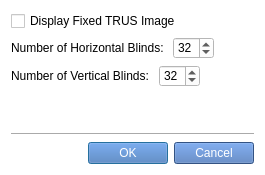
<?xml version="1.0" encoding="UTF-8"?>
<ui version="4.0">
 <class>ProstaFuseResultsOptions</class>
 <widget class="QDialog" name="ProstaFuseResultsOptions">
  <property name="geometry">
   <rect>
    <x>0</x>
    <y>0</y>
    <width>360</width>
    <height>175</height>
   </rect>
  </property>
  <property name="sizePolicy">
   <sizepolicy hsizetype="Fixed" vsizetype="Fixed">
    <horstretch>0</horstretch>
    <verstretch>0</verstretch>
   </sizepolicy>
  </property>
  <property name="windowTitle">
   <string>Results Options</string>
  </property>
  <property name="windowOpacity">
   <double>0.950000000000000</double>
  </property>
  <property name="styleSheet">
   <string notr="true">background-color: qlineargradient(spread:pad, x1:0, y1:0, x2:0, y2:1, stop:0 rgba(255, 255, 255, 255), stop:1 rgba(222, 222, 222, 255));
background-color: rgb(255, 255, 255);
</string>
  </property>
  <property name="modal">
   <bool>true</bool>
  </property>
  <layout class="QVBoxLayout" name="verticalLayout">
   <property name="sizeConstraint">
    <enum>QLayout::SetFixedSize</enum>
   </property>
   <item>
    <widget class="QCheckBox" name="m_DisplayFixedTRUSImage">
     <property name="text">
      <string>Display Fixed TRUS Image</string>
     </property>
    </widget>
   </item>
   <item>
    <layout class="QHBoxLayout" name="horizontalLayout">
     <item>
      <widget class="QLabel" name="m_HorizontalBlindsLabel">
       <property name="text">
        <string>Number of Horizontal Blinds: </string>
       </property>
      </widget>
     </item>
     <item>
      <widget class="QSpinBox" name="m_HorizontalBlindsSpin">
       <property name="minimum">
        <number>2</number>
       </property>
       <property name="singleStep">
        <number>4</number>
       </property>
       <property name="value">
        <number>32</number>
       </property>
      </widget>
     </item>
     <item>
      <spacer name="horizontalSpacer">
       <property name="orientation">
        <enum>Qt::Horizontal</enum>
       </property>
       <property name="sizeHint" stdset="0">
        <size>
         <width>40</width>
         <height>20</height>
        </size>
       </property>
      </spacer>
     </item>
    </layout>
   </item>
   <item>
    <layout class="QHBoxLayout" name="horizontalLayout_2">
     <item>
      <widget class="QLabel" name="m_VerticalBlindsLabel">
       <property name="text">
        <string>Number of Vertical Blinds: </string>
       </property>
      </widget>
     </item>
     <item>
      <widget class="QSpinBox" name="m_VerticalBlindsSpin">
       <property name="minimum">
        <number>2</number>
       </property>
       <property name="singleStep">
        <number>4</number>
       </property>
       <property name="value">
        <number>32</number>
       </property>
      </widget>
     </item>
     <item>
      <spacer name="horizontalSpacer_2">
       <property name="orientation">
        <enum>Qt::Horizontal</enum>
       </property>
       <property name="sizeHint" stdset="0">
        <size>
         <width>40</width>
         <height>20</height>
        </size>
       </property>
      </spacer>
     </item>
    </layout>
   </item>
   <item>
    <spacer name="verticalSpacer">
     <property name="orientation">
      <enum>Qt::Vertical</enum>
     </property>
     <property name="sizeHint" stdset="0">
      <size>
       <width>20</width>
       <height>40</height>
      </size>
     </property>
    </spacer>
   </item>
   <item>
    <widget class="Line" name="line">
     <property name="orientation">
      <enum>Qt::Horizontal</enum>
     </property>
    </widget>
   </item>
   <item>
    <widget class="QDialogButtonBox" name="buttonBox">
     <property name="styleSheet">
      <string notr="true">color: rgb(255,255,255);
background-color: rgba(71, 116, 184,255);</string>
     </property>
     <property name="orientation">
      <enum>Qt::Horizontal</enum>
     </property>
     <property name="standardButtons">
      <set>QDialogButtonBox::Cancel|QDialogButtonBox::Ok</set>
     </property>
    </widget>
   </item>
  </layout>
 </widget>
 <resources/>
 <connections>
  <connection>
   <sender>buttonBox</sender>
   <signal>accepted()</signal>
   <receiver>ProstaFuseResultsOptions</receiver>
   <slot>accept()</slot>
   <hints>
    <hint type="sourcelabel">
     <x>227</x>
     <y>101</y>
    </hint>
    <hint type="destinationlabel">
     <x>157</x>
     <y>118</y>
    </hint>
   </hints>
  </connection>
  <connection>
   <sender>buttonBox</sender>
   <signal>rejected()</signal>
   <receiver>ProstaFuseResultsOptions</receiver>
   <slot>reject()</slot>
   <hints>
    <hint type="sourcelabel">
     <x>295</x>
     <y>107</y>
    </hint>
    <hint type="destinationlabel">
     <x>286</x>
     <y>118</y>
    </hint>
   </hints>
  </connection>
 </connections>
</ui>
